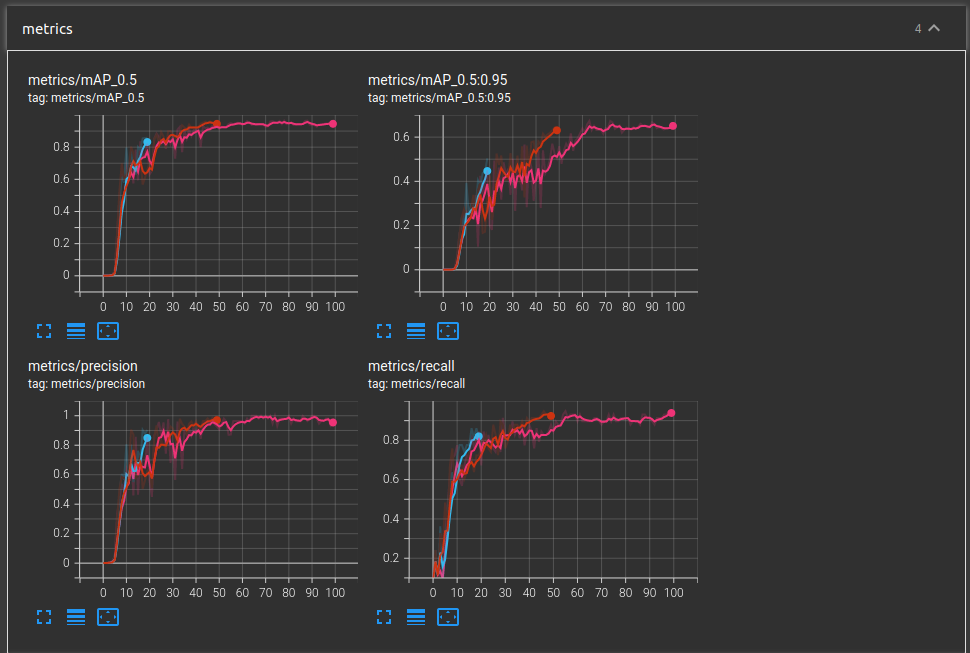
#> input picture report/20_50_100.png, 970 x 653 px
$ python -i preprocess.py   (imports and definitions only)
#> lines starting #> are read from the running program, lines starting #| are printed output that depends on the picture
#> further down, picture is the input picture: shape (653, 970, 3); mean B, G, R 53.3, 52.8, 54.1
import cv2
import numpy as np

class Preprocess:

    def histogram_equlization_rgb(self, img):
        # Simple preprocessing using histogram equalization
        # https://en.wikipedia.org/wiki/Histogram_equalization

        intensity_img = cv2.cvtColor(img, cv2.COLOR_BGR2YCrCb)
        intensity_img[:, :, 0] = cv2.equalizeHist(intensity_img[:, :, 0])
        img = cv2.cvtColor(intensity_img, cv2.COLOR_YCrCb2BGR)

        # For Grayscale this would be enough:
        # img = cv2.equalizeHist(img)

        return img

    # Add your own preprocessing techniques here.
    def brightness_correction(self, img):
        lab = cv2.cvtColor(img, cv2.COLOR_BGR2LAB)
#> lab: shape (653, 970, 3); mean of channels 0, 1, 2 56.8, 128.8, 128.1
        l, a, b = cv2.split(lab)
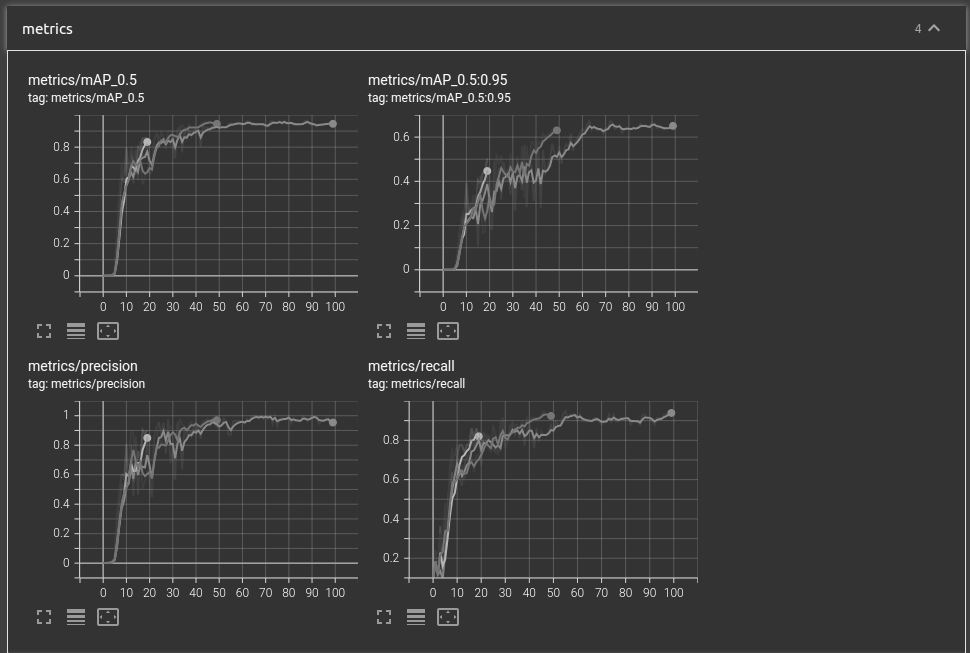
#> l: shape (653, 970); min 51, max 255, mean 56.8
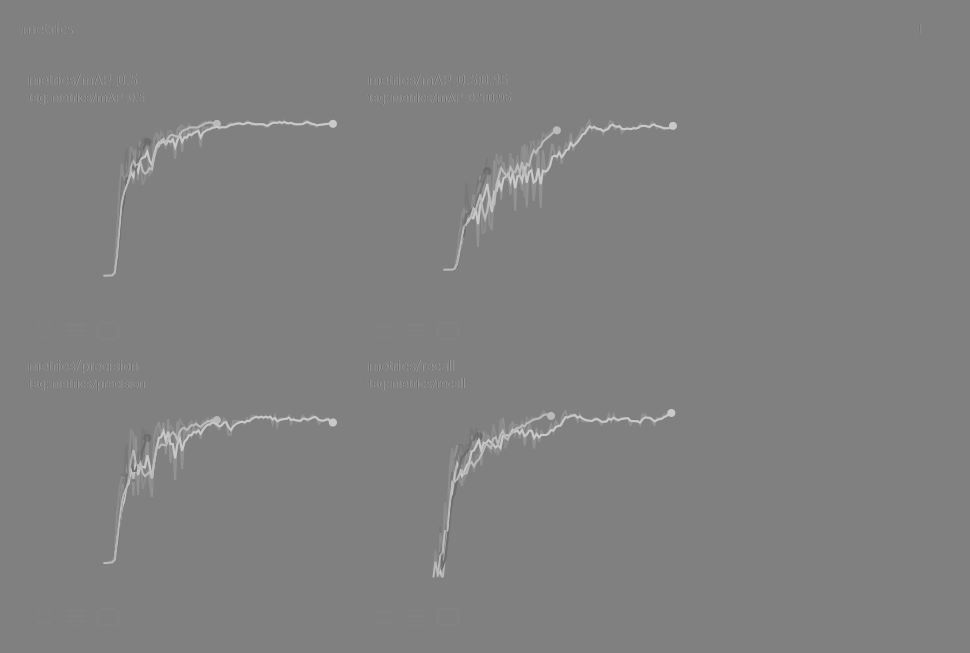
#> a: shape (653, 970); min 102, max 201, mean 128.8
        clahe = cv2.createCLAHE(clipLimit=3.0, tileGridSize=(2, 2))
        cl = clahe.apply(l)

        limg = cv2.merge((cl, a, b))
#> limg: shape (653, 970, 3); mean of channels 0, 1, 2 54.8, 128.8, 128.1
        img = cv2.cvtColor(limg, cv2.COLOR_LAB2BGR)
        return img
    def resize_image(self, img):
        return cv2.resize(img,(416,416))
    def sharpening(self,img):
        # sharpening:
        sharpen = np.array([[0, -1, 0],
                            [-1, 5, -1],
                            [0, -1, 0]])
        img = cv2.filter2D(img, ddepth=-1, kernel=sharpen)
        return img

    def denoising(self,img):
        # denoising
        return cv2.fastNlMeansDenoisingColored(img, None, 10, 10, 7, 21)

>>> import cv2
>>> picture = cv2.imread('../report/20_50_100.png')
>>> result = Preprocess().brightness_correction(picture)
